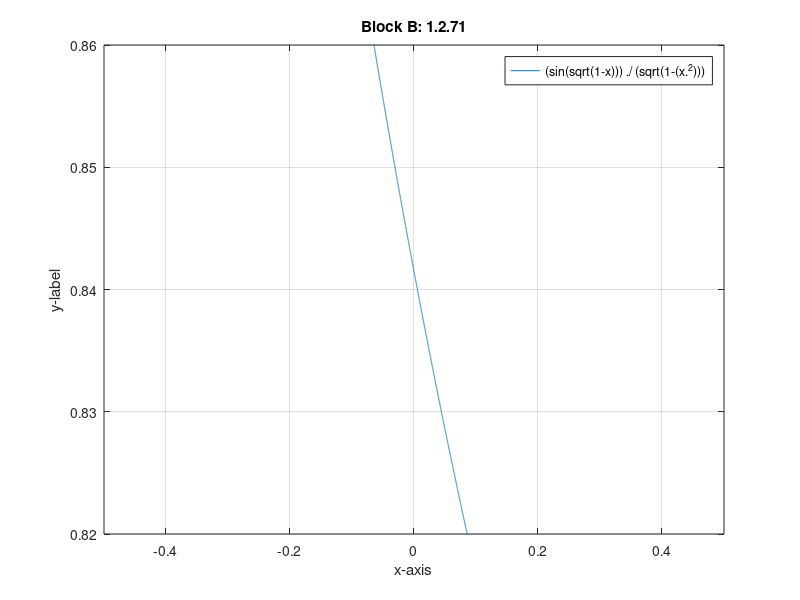

Source code (MATLAB):
format long % enable 4 decimal place precision
f = @(x) (sin(sqrt(1-x))) ./ (sqrt(1-(x.^2))); % "sin" is radians by default
fplot(f);

% adjust zoom and read result graphically
grid on
axis([-5 5 -5 5])           
axis([-1 1 0.6 1])
axis([-0.5 0.5 0.82 0.86])

legend("(sin(sqrt(1-x))) ./ (sqrt(1-(x.^2)))")
title("Block B: 1.2.71")
xlabel("x-axis")
ylabel("y-label")